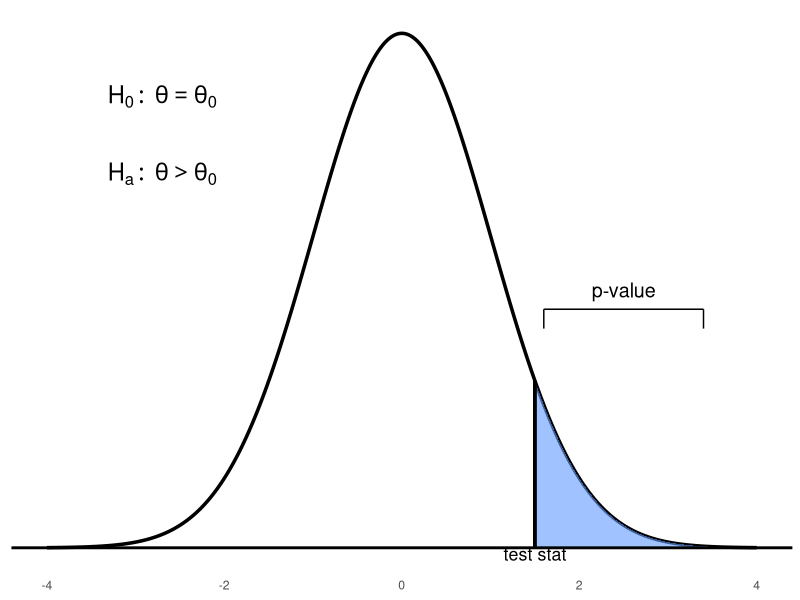
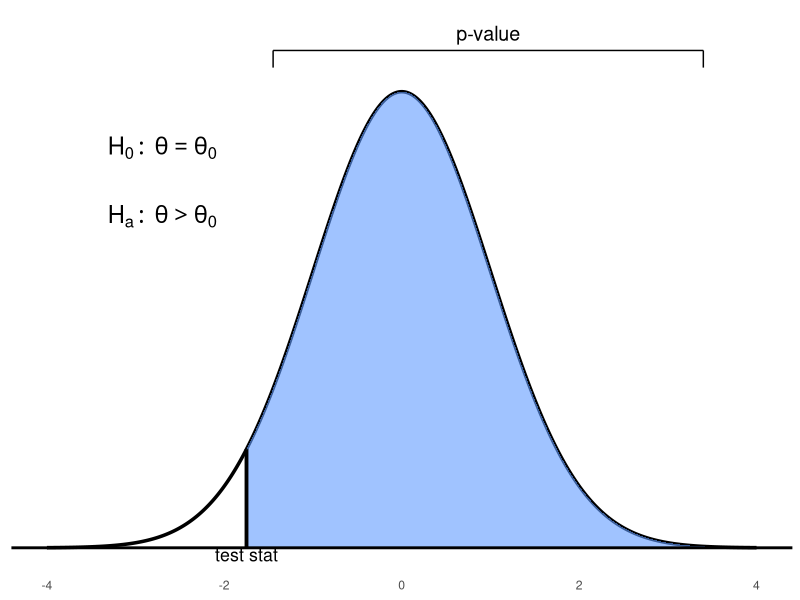
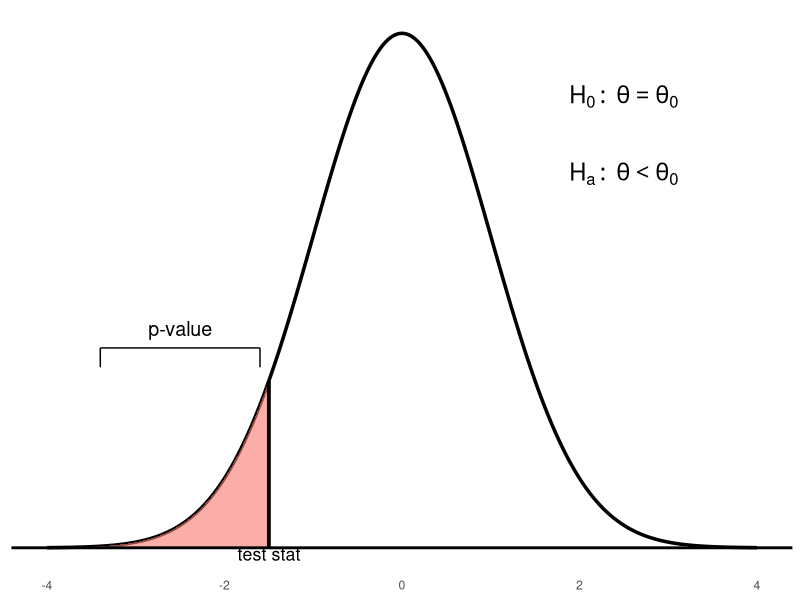
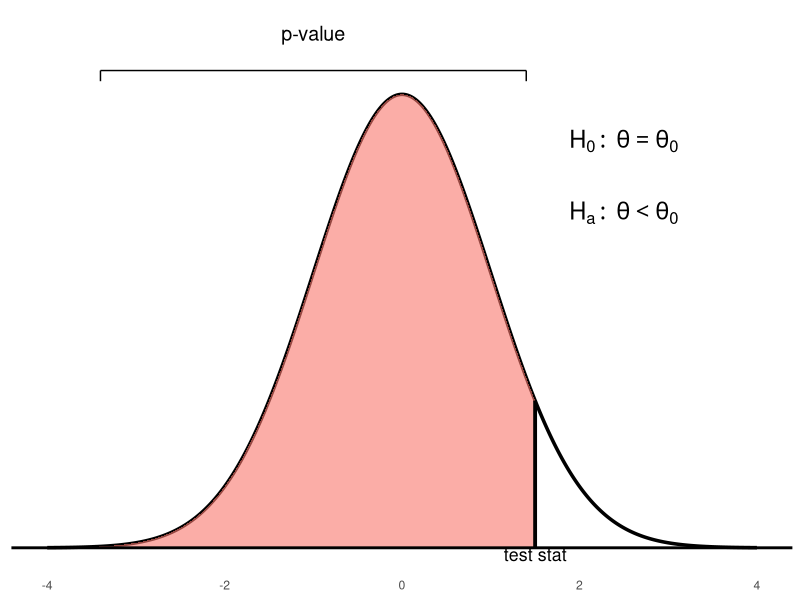
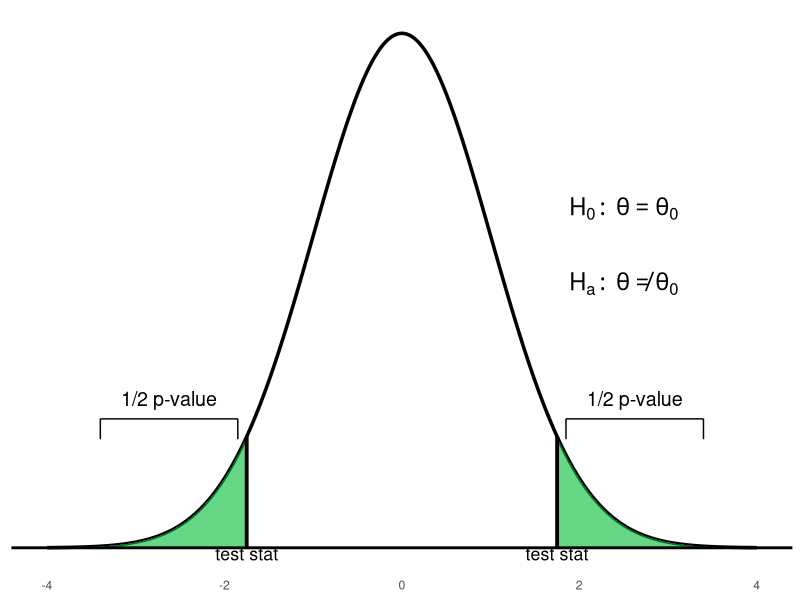
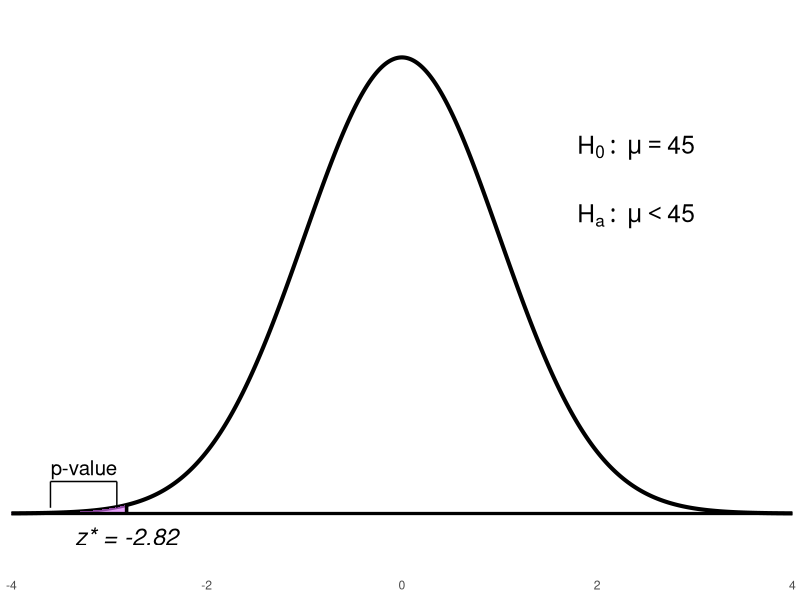
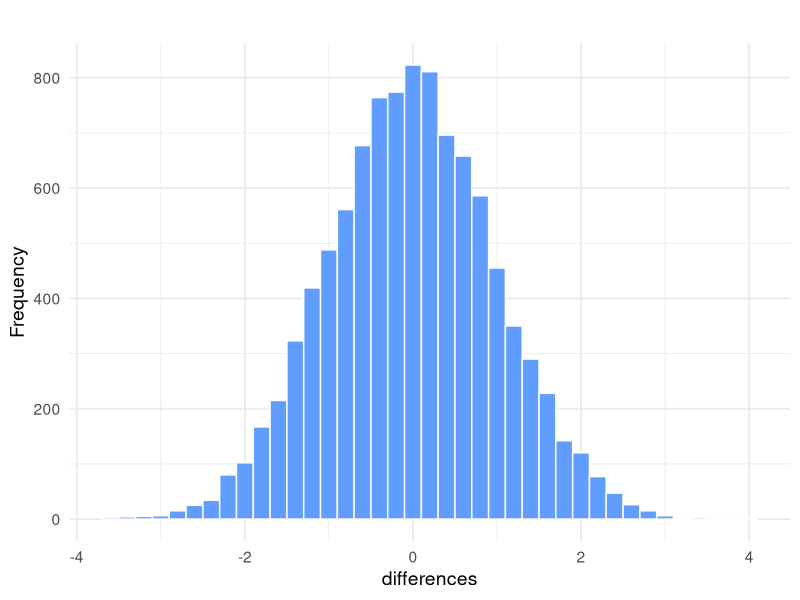
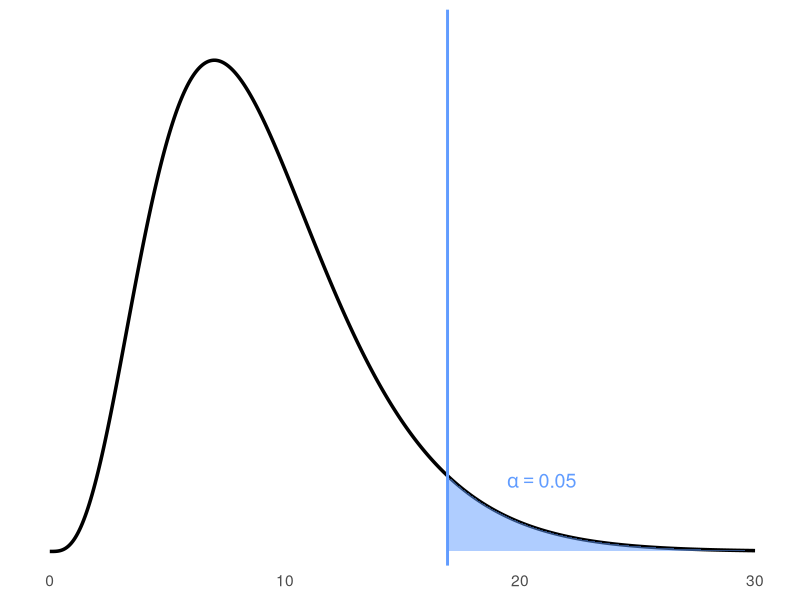

Write the R code that produced these figures, in order.
## ---- chunk 1

library(ggplot2)

# --- First Plot: Standard blue bracket lower ---
x <- seq(-4, 4, length = 1000)
y <- dnorm(x)
test_stat <- 1.5
p_x <- seq(test_stat, 4, length = 500)
p_y <- dnorm(p_x)
x_left <- test_stat + 0.1
x_right <- 3.4
y_top <- 0.2
y_mid <- 0.185
y_bot <- 0.17

p1 <- ggplot() +
  geom_line(aes(x, y), color = "#000000", size = 1.2) +
  geom_area(aes(x = p_x, y = p_y), fill = "#619CFF", alpha = 0.6) +
  geom_hline(yintercept = 0, color = "#000000", linewidth = 1) +
  geom_segment(aes(x = test_stat, xend = test_stat, y = 0, yend = dnorm(test_stat)),
               color = "#000000", linewidth = 1.3) +
  geom_segment(aes(x = x_left, xend = x_left, y = y_bot, yend = y_mid), color = "#000000") +
  geom_segment(aes(x = x_left, xend = x_right, y = y_mid, yend = y_mid), color = "#000000") +
  geom_segment(aes(x = x_right, xend = x_right, y = y_mid, yend = y_bot), color = "#000000") +
  annotate("text", x = (x_left + x_right)/2, y = y_top, label = "p-value", size = 5) +
  annotate("text", x = -2.7, y = 0.35, label = "H[0]:~theta==theta[0]", parse = TRUE, size = 6) +
  annotate("text", x = -2.7, y = 0.29, label = "H[a]:~theta > theta[0]", parse = TRUE, size = 6) +
  annotate("text", x = test_stat, y = 0.005, label = "test stat", size = 4.5, vjust = 1.5) +
  theme_minimal() +
  labs(x = NULL, y = NULL) +
  theme(axis.text.y = element_blank(),
        axis.ticks.y = element_blank(),
        panel.grid = element_blank())

print(p1)

# --- Second Plot: Blue with widest shading and highest bracket ---
y <- dnorm(x)
test_stat <- -1.75
p_x <- seq(test_stat, 4, length = 500)
p_y <- dnorm(p_x)
x_left <- test_stat + 0.3
x_right <- 3.4
y_top <- 0.45
y_mid <- 0.435
y_bot <- 0.42

p2 <- ggplot() +
  geom_line(aes(x, y), color = "#000000" , size = 1.2) +
  geom_area(aes(x = p_x, y = p_y), fill = "#619CFF", alpha = 0.6) +
  geom_hline(yintercept = 0, color = "#000000", linewidth = 1) +
  geom_segment(aes(x = test_stat, xend = test_stat, y = 0, yend = dnorm(test_stat)),
               color = "#000000", linewidth = 1.3) +
  geom_segment(aes(x = x_left, xend = x_left, y = y_bot, yend = y_mid), color = "#000000") +
  geom_segment(aes(x = x_left, xend = x_right, y = y_mid, yend = y_mid), color = "#000000") +
  geom_segment(aes(x = x_right, xend = x_right, y = y_mid, yend = y_bot), color = "#000000") +
  annotate("text", x = (x_left + x_right)/2, y = y_top, label = "p-value", size = 5) +
  annotate("text", x = -2.7, y = 0.35, label = "H[0]:~theta==theta[0]", parse = TRUE, size = 6) +
  annotate("text", x = -2.7, y = 0.29, label = "H[a]:~theta > theta[0]", parse = TRUE, size = 6) +
  annotate("text", x = test_stat, y = 0.005, label = "test stat", size = 4.5, vjust = 1.5) +
  theme_minimal() +
  labs(x = NULL, y = NULL) +
  theme(axis.text.y = element_blank(),
        axis.ticks.y = element_blank(),
        panel.grid = element_blank())

print(p2)
## ---- chunk 2

# First plot (lower pink bracket)
library(ggplot2)
x <- seq(-4, 4, length = 1000)
y <- dnorm(x)
test_stat <- -1.5
p_x <- seq(-4, test_stat, length = 500)
p_y <- dnorm(p_x)
x_left <- -3.4
x_right <- test_stat - 0.1
y_top <- 0.17
y_mid <- 0.155
y_bot <- 0.14
p1 <- ggplot() +
  geom_line(aes(x, y), color = "#000000", linewidth = 1.2) +
  geom_area(aes(x = p_x, y = p_y), fill = "#F8766D", alpha = 0.6) +
  geom_hline(yintercept = 0, color = "#000000", linewidth = 1) +
  geom_segment(aes(x = test_stat, xend = test_stat, y = 0, yend = dnorm(test_stat)), color = "#000000", linewidth = 1.3) +
  geom_segment(aes(x = x_left, xend = x_left, y = y_bot, yend = y_mid), color = "#000000") +
  geom_segment(aes(x = x_left, xend = x_right, y = y_mid, yend = y_mid), color = "#000000") +
  geom_segment(aes(x = x_right, xend = x_right, y = y_mid, yend = y_bot), color = "#000000") +
  annotate("text", x = (x_left + x_right) / 2, y = y_top, label = "p-value", size = 5) +
  annotate("text", x = 2.5, y = 0.35, label = "H[0]:~theta==theta[0]", parse = TRUE, size = 6) +
  annotate("text", x = 2.5, y = 0.29, label = "H[a]:~theta < theta[0]", parse = TRUE, size = 6) +
  annotate("text", x = test_stat, y = 0.005, label = "test stat", size = 4.5, vjust = 1.5) +
  theme_minimal() +
  labs(x = NULL, y = NULL) +
  theme(axis.text.y = element_blank(), axis.ticks.y = element_blank(), panel.grid = element_blank())

print(p1)

# Second plot (curve slightly higher, bracket above)
y <- dnorm(x) * 0.95
test_stat <- 1.5
p_x <- seq(-4, test_stat, length = 500)
p_y <- dnorm(p_x) * 0.95
x_left <- -3.4
x_right <- test_stat - 0.1
y_top <- 0.43
y_mid <- 0.3989
y_bot <- 0.39
p2 <- ggplot() +
  geom_line(aes(x, y), color = "#000000", linewidth = 1.2) +
  geom_area(aes(x = p_x, y = p_y), fill = "#F8766D", alpha = 0.6) +
  geom_hline(yintercept = 0, color = "#000000", linewidth = 1) +
  geom_segment(aes(x = test_stat, xend = test_stat, y = 0, yend = dnorm(test_stat) * 0.95), color = "#000000", linewidth = 1.3) +
  geom_segment(aes(x = x_left, xend = x_left, y = y_bot, yend = y_mid), color = "#000000") +
  geom_segment(aes(x = x_left, xend = x_right, y = y_mid, yend = y_mid), color = "#000000") +
  geom_segment(aes(x = x_right, xend = x_right, y = y_mid, yend = y_bot), color = "#000000") +
  annotate("text", x = (x_left + x_right) / 2, y = y_top, label = "p-value", size = 5) +
  annotate("text", x = 2.5, y = 0.34, label = "H[0]:~theta==theta[0]", parse = TRUE, size = 6) +
  annotate("text", x = 2.5, y = 0.28, label = "H[a]:~theta < theta[0]", parse = TRUE, size = 6) +
  annotate("text", x = test_stat, y = 0.005, label = "test stat", size = 4.5, vjust = 1.5) +
  theme_minimal() +
  labs(x = NULL, y = NULL) +
  theme(axis.text.y = element_blank(), axis.ticks.y = element_blank(), panel.grid = element_blank())

print(p2)
## ---- chunk 3
library(ggplot2)

# Generate bell curve
x <- seq(-4, 4, length = 1000)
y <- dnorm(x) * 0.95

# Test statistics for two tails
left_stat <- -1.75
right_stat <- 1.75

# Shaded green tail areas
p_x_left <- seq(-4, left_stat, length = 300)
p_y_left <- dnorm(p_x_left) * 0.95
p_x_right <- seq(right_stat, 4, length = 300)
p_y_right <- dnorm(p_x_right) * 0.95

# Bracket height - slightly higher than previous "blue" reference
y_top <- 0.11
y_mid <- 0.095
y_bot <- 0.08

# Bracket horizontal positions
x_l1 <- -3.4
x_l2 <- left_stat - 0.1
x_r1 <- right_stat + 0.1
x_r2 <- 3.4

# Create plot
p <- ggplot() +
  geom_line(aes(x, y), color = "#000000", linewidth = 1.2) +
  geom_area(aes(x = p_x_left, y = p_y_left), fill = "#00BA38", alpha = 0.6) +
  geom_area(aes(x = p_x_right, y = p_y_right), fill = "#00BA38", alpha = 0.6) +
  geom_hline(yintercept = 0, color = "#000000", linewidth = 1) +
  geom_segment(aes(x = left_stat, xend = left_stat, y = 0, yend = dnorm(left_stat) * 0.95),
               color = "#000000", linewidth = 1.3) +
  geom_segment(aes(x = right_stat, xend = right_stat, y = 0, yend = dnorm(right_stat) * 0.95),
               color = "#000000", linewidth = 1.3) +

  # Left bracket
  geom_segment(aes(x = x_l1, xend = x_l1, y = y_bot, yend = y_mid), color = "#000000") +
  geom_segment(aes(x = x_l1, xend = x_l2, y = y_mid, yend = y_mid), color = "#000000") +
  geom_segment(aes(x = x_l2, xend = x_l2, y = y_mid, yend = y_bot), color = "#000000") +
  annotate("text", x = (x_l1 + x_l2)/2, y = y_top, label = "1/2 p-value", size = 5) +

  # Right bracket
  geom_segment(aes(x = x_r1, xend = x_r1, y = y_bot, yend = y_mid), color = "#000000") +
  geom_segment(aes(x = x_r1, xend = x_r2, y = y_mid, yend = y_mid), color = "#000000") +
  geom_segment(aes(x = x_r2, xend = x_r2, y = y_mid, yend = y_bot), color = "#000000") +
  annotate("text", x = (x_r1 + x_r2)/2, y = y_top, label = "1/2 p-value", size = 5) +

  # Hypotheses on the right
  annotate("text", x = 2.5, y = 0.25, label = "H[0]:~theta==theta[0]", parse = TRUE, size = 6) +
  annotate("text", x = 2.5, y = 0.195, label = "H[a]:~theta != theta[0]", parse = TRUE, size = 6) +
  annotate("text", x = left_stat, y = 0.005, label = "test stat", size = 4.5, vjust = 1.5) +
  annotate("text", x = right_stat, y = 0.005, label = "test stat", size = 4.5, vjust = 1.5) +

  # Style
  theme_minimal() +
  labs(x = NULL, y = NULL) +
  theme(
    axis.text.y = element_blank(),
    axis.ticks.y = element_blank(),
    panel.grid = element_blank()
  )
# PRINT the plot
p
## ---- chunk 4
library(ggplot2)

# Normal curve data
x <- seq(-4, 4, length = 1000)
y <- dnorm(x)

# Shaded left-tail region
test_stat <- -2.82
p_x <- seq(-4, test_stat, length = 500)
p_y <- dnorm(p_x)

# Bracket near pink area
x_left <- -3.6
x_right <- test_stat - 0.1
y_bot <- 0.005
y_mid <- 0.028
y_top <- 0.04

# Build plot
p <- ggplot() +
  geom_line(aes(x, y), color = "#000000", linewidth = 1.4) +
  geom_area(aes(x = p_x, y = p_y), fill = "#DC71FA", alpha = 0.65) +
  geom_hline(yintercept = 0, color = "#000000", linewidth = 1.1) +

  # Test statistic line and label
  geom_segment(aes(x = test_stat, xend = test_stat, y = 0, yend = dnorm(test_stat)), 
               color = "#000000", linewidth = 1.2) +
  annotate("text", x = test_stat, y = -0.02, label = "z* = -2.82", size = 6, fontface = "italic") +

  # Bracket and p-value label
  geom_segment(aes(x = x_left, xend = x_left, y = y_bot, yend = y_mid), color = "#000000") +
  geom_segment(aes(x = x_left, xend = x_right, y = y_mid, yend = y_mid), color = "#000000") +
  geom_segment(aes(x = x_right, xend = x_right, y = y_mid, yend = y_bot), color = "#000000") +
  annotate("text", x = (x_left + x_right)/2, y = y_top, label = "p-value", size = 5.2) +

  # Hypotheses
  annotate("text", x = 2.4, y = 0.32, label = "H[0]:~mu==45", parse = TRUE, size = 6.2) +
  annotate("text", x = 2.4, y = 0.26, label = "H[a]:~mu < 45", parse = TRUE, size = 6.2) +

  # Axes
  scale_x_continuous(breaks = c(-4, -2, 0, 2, 4), limits = c(-4, 4), expand = c(0, 0)) +
  scale_y_continuous(limits = c(-0.03, 0.42)) +

  theme_minimal() +
  labs(x = NULL, y = NULL) +
  theme(
    axis.text.y = element_blank(),
    axis.ticks = element_blank(),
    panel.grid = element_blank()
  )

p
## ---- chunk 5
library(ggplot2)

# Parameters
n <- 10
mu.zero <- 0
sigma <- 1
sigma.xbar <- sigma / sqrt(n)

# Simulations
m <- 10000
x.bar <- rnorm(m, mean = mu.zero, sd = sigma.xbar)

# z.star = test statistic
z.star <- (x.bar - mu.zero) / sigma.xbar
z.df <- data.frame(z.star = z.star)

# ggplot histogram
ggplot(z.df, aes(x = z.star)) +
  geom_histogram(binwidth = 0.2, fill = "#619CFF", color = "#FFFFFF") +
  labs(
    title = " ",
    x = "differences",
    y = "Frequency"
  ) +
  theme_minimal(base_size = 14)
## ---- chunk 6
library(ggplot2)

# Parameters
df <- 9
alpha <- 0.05
x_crit <- qchisq(1 - alpha, df = df)

# Data
x <- seq(0, 30, length.out = 500)
y <- dchisq(x, df = df)
curve_df <- data.frame(x = x, y = y)

# Rejection region (shaded)
x_fill <- seq(x_crit, 30, length.out = 200)
y_fill <- dchisq(x_fill, df = df)
fill_df <- data.frame(x = x_fill, y = y_fill)

# Plot
ggplot(curve_df, aes(x = x, y = y)) +
  geom_line(color = "#000000", size = 1.2) +  # chi-squared curve
  geom_area(data = fill_df, aes(x = x, y = y),
            fill = "#619CFF", alpha = 0.5) +  # rejection region
  geom_vline(xintercept = x_crit, color = "#619CFF", linetype = "solid", size = 1) +
  annotate("text", x = x_crit, y = -0.003, label = "16.919",
           size = 4, vjust = 1, color = "#000000") +
  annotate("text", x = x_crit + 4, y = 0.015,
           label = expression(alpha == 0.05), parse = TRUE,
           size = 5, color = "#619CFF") +
  scale_x_continuous(limits = c(0, 30)) +
  scale_y_continuous(expand = expansion(mult = c(0, 0.1))) +
  labs(x = NULL, y = NULL) +
  theme_minimal(base_size = 14) +
  theme(
    axis.text.y = element_blank(),
    axis.ticks.y = element_blank(),
    panel.grid = element_blank()
  )
## ---- chunk 7
library(ggplot2)

# Group 1 data
success_group1 <- c(65, 66, 58, 70, 78, 53, 62, 64, 68, 69, 60, 67)

# Create data frame for ggplot Q-Q plot
df <- data.frame(success = success_group1)

# Q-Q plot with ggplot2
ggplot(df, aes(sample = success)) +
  stat_qq(color = "#619CFF", size = 2) +
  stat_qq_line(color = "#000000") +
  labs(
    x = "Theoretical Quantiles",
    y = "Sample Quantiles"
  ) +
  theme_minimal(base_size = 14)
## ---- chunk 8
library(ggplot2)

# Group 2 data
success_group2 <- c(34, 40, 45, 46, 50, 42, 44, 48, 54, 49, 52, 53, 55, 60, 68)

# Data frame for plotting
df <- data.frame(success = success_group2)

# ggplot Q-Q plot
ggplot(df, aes(sample = success)) +
  stat_qq(color = "#619CFF", size = 2) +
  stat_qq_line(color = "#000000") +
  labs(
    x = "Theoretical Quantiles",
    y = "Sample Quantiles"
  ) +
  theme_minimal(base_size = 14)
## ---- chunk 9
library(ggplot2)

# Group 1 and Group 2 data
group1 <- c(65, 66, 58, 70, 78, 53, 62, 64, 68, 69, 60, 67)
group2 <- c(34, 40, 45, 46, 50, 42, 44, 48, 54, 49, 52, 53, 55, 60, 68)

# Create data frame
df <- data.frame(
  Success_Index = c(group1, group2),
  Group = factor(c(rep(1, length(group1)), rep(2, length(group2))),
                 labels = c("Group 1", "Group 2"))
)

# Create boxplot using ggplot2
ggplot(df, aes(x = Group, y = Success_Index, fill = Group)) +
  geom_boxplot() +
  scale_fill_manual(values = c("#F8766D", "#619CFF")) +
  labs(x = "Group", y = "Success Index") +
  theme_minimal(base_size = 14) +
  theme(legend.position = "none")
## ---- chunk 10
library(ggplot2)

# Step 1: Enter data
treatment <- c(24, 61, 59, 46, 43, 44, 52, 43, 58, 67, 62, 57,
               71, 49, 54, 43, 53, 57, 49, 56, 33)

# Step 2: Create data frame
df <- data.frame(value = treatment)

# Step 3: Generate ggplot Q-Q plot
ggplot(df, aes(sample = value)) +
  stat_qq(color = "#F8766D", size = 2) +
  stat_qq_line(color = "#619CFF", linetype = "dashed") +
  labs(x = "Theoretical Quantiles", y = "Sample Quantiles") +
  theme_minimal(base_size = 14)
## ---- chunk 11
library(ggplot2)

# Step 1: Enter data
control <- c(42, 33, 46, 37, 43, 41, 10, 42, 55, 19, 17, 55,
             26, 54, 60, 28, 62, 20, 53, 48, 37, 85, 42)

# Step 2: Create data frame
df <- data.frame(value = control)

# Step 3: Generate Q-Q plot using ggplot2
ggplot(df, aes(sample = value)) +
  stat_qq(color = "#F8766D", size = 2) +
  stat_qq_line(color = "#619CFF", linetype = "dashed") +
  labs(x = "Theoretical Quantiles", y = "Sample Quantiles") +
  theme_minimal(base_size = 14)
